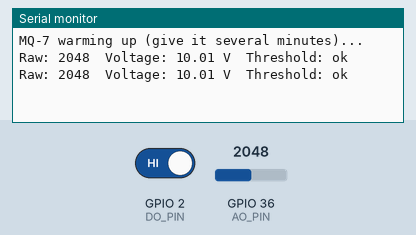
The sketch below on a simulated ESP32. On the bench: the last lines printed to the serial monitor. The inputs (shaded band) are chosen by the test bench; at power-on: GPIO 2 (DO_PIN) HIGH, GPIO 36 (AO_PIN) = 2048.

Above: at 1.8 s.
1.9 s: GPIO 2 (DO_PIN) driven LOW
At 2.8 s:
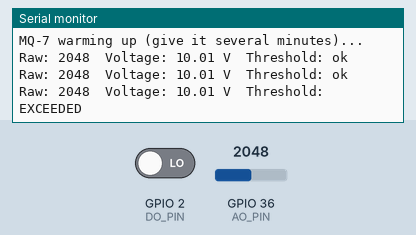
4.5 s: GPIO 36 (AO_PIN) set to 2866
At 5.7 s:
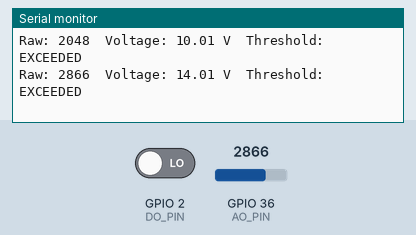
6.0 s: GPIO 36 (AO_PIN) set to 3603
At 6.5 s:
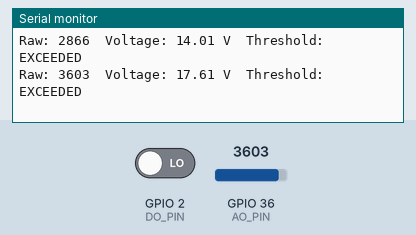
7.5 s: GPIO 2 (DO_PIN) driven HIGH
At 8.8 s:
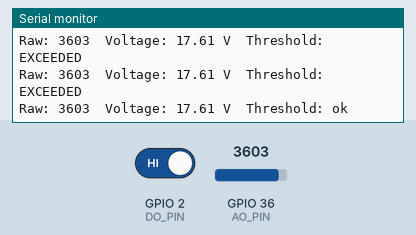
Timing chart, 0 to 10.0 s (numbered marks = the images above; inputs shaded):
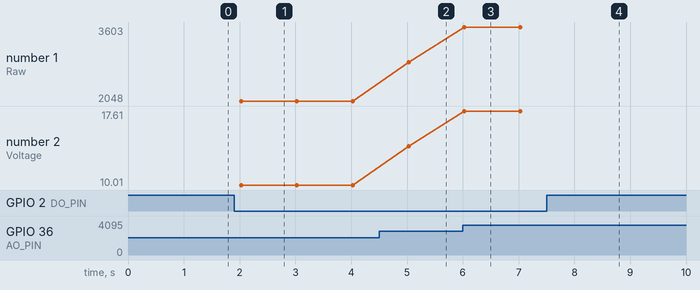

Measured:
- after the input at 1.9 s, the serial monitor: prints a new line after 0.13 s (image 1)
- after the input at 4.5 s, the serial monitor: prints a new line after 0.53 s (image 2)
- after the input at 6.0 s, the serial monitor: prints a new line at once (image 3)
- after the input at 7.5 s, the serial monitor: prints a new line after 0.53 s (image 4)
- plotted number 1: 2048 → 2866 after the input at 4.5 s, 2866 → 3603 after the input at 6.0 s
- plotted number 2: 10.01 → 14.01 after the input at 4.5 s, 14.01 → 17.61 after the input at 6.0 s

The sketch:

example.ino
```cpp
// Reads the MQ-7 analog output (A0) and digital threshold (DO) on an Arduino, printing the raw ADC value, the computed 0–5V sensor voltage, and whether the digital threshold is exceeded.
//
// Buy this module: https://shillehtek.com/products/mq-7-co-gas-sensor-module-arduino-esp32
// Full manual: https://shillehtek.com/blogs/shillehtek-product-manuals/mq-7-co-gas-sensor-module-arduino-esp32-manual
// More examples: https://github.com/shillehbean/shillehtek-examples
//

const int AO_PIN = A0;
const int DO_PIN = 2;

void setup() {
  Serial.begin(9600);
  pinMode(DO_PIN, INPUT);
  Serial.println("MQ-7 warming up (give it several minutes)...");
}

void loop() {
  int raw = analogRead(AO_PIN);
  float voltage = raw * (5.0 / 1023.0);
  bool alarm = digitalRead(DO_PIN) == LOW;  // LOW = threshold crossed

  Serial.print("Raw: ");
  Serial.print(raw);
  Serial.print("  Voltage: ");
  Serial.print(voltage, 2);
  Serial.print(" V  Threshold: ");
  Serial.println(alarm ? "EXCEEDED" : "ok");
  delay(1000);
}
```
